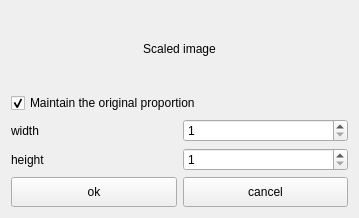
<?xml version="1.0" encoding="UTF-8"?>
<ui version="4.0">
 <class>scaleDialog</class>
 <widget class="QWidget" name="scaleDialog">
  <property name="geometry">
   <rect>
    <x>0</x>
    <y>0</y>
    <width>359</width>
    <height>218</height>
   </rect>
  </property>
  <property name="windowTitle">
   <string>Dialog</string>
  </property>
  <layout class="QVBoxLayout" name="verticalLayout">
   <item>
    <widget class="QLabel" name="label_3">
     <property name="text">
      <string>Scaled image</string>
     </property>
     <property name="alignment">
      <set>Qt::AlignCenter</set>
     </property>
    </widget>
   </item>
   <item>
    <widget class="QCheckBox" name="orgCheckBox">
     <property name="text">
      <string>Maintain the original proportion</string>
     </property>
     <property name="checked">
      <bool>true</bool>
     </property>
    </widget>
   </item>
   <item>
    <layout class="QHBoxLayout" name="horizontalLayout">
     <item>
      <widget class="Label" name="label">
       <property name="text">
        <string>width</string>
       </property>
      </widget>
     </item>
     <item>
      <widget class="SpinBox" name="widthSpinBox">
       <property name="minimum">
        <number>1</number>
       </property>
       <property name="maximum">
        <number>10000</number>
       </property>
      </widget>
     </item>
    </layout>
   </item>
   <item>
    <layout class="QHBoxLayout" name="horizontalLayout_2">
     <item>
      <widget class="Label" name="label_2">
       <property name="text">
        <string>height</string>
       </property>
      </widget>
     </item>
     <item>
      <widget class="SpinBox" name="heightSpinBox">
       <property name="minimum">
        <number>1</number>
       </property>
       <property name="maximum">
        <number>10000</number>
       </property>
      </widget>
     </item>
    </layout>
   </item>
   <item>
    <layout class="QHBoxLayout" name="horizontalLayout_3">
     <item>
      <widget class="openImageButton" name="okBtn">
       <property name="minimumSize">
        <size>
         <width>0</width>
         <height>30</height>
        </size>
       </property>
       <property name="maximumSize">
        <size>
         <width>1111111</width>
         <height>30</height>
        </size>
       </property>
       <property name="text">
        <string>ok</string>
       </property>
      </widget>
     </item>
     <item>
      <widget class="PushButton" name="cancelBtn">
       <property name="minimumSize">
        <size>
         <width>0</width>
         <height>30</height>
        </size>
       </property>
       <property name="text">
        <string>cancel</string>
       </property>
      </widget>
     </item>
    </layout>
   </item>
  </layout>
 </widget>
 <customwidgets>
  <customwidget>
   <class>openImageButton</class>
   <extends>QPushButton</extends>
   <header>openimagebutton.h</header>
  </customwidget>
  <customwidget>
   <class>Label</class>
   <extends>QLabel</extends>
   <header location="global">label.h</header>
  </customwidget>
  <customwidget>
   <class>PushButton</class>
   <extends>QPushButton</extends>
   <header>pushbutton.h</header>
  </customwidget>
  <customwidget>
   <class>SpinBox</class>
   <extends>QSpinBox</extends>
   <header location="global">spinbox.h</header>
  </customwidget>
 </customwidgets>
 <resources/>
 <connections/>
</ui>
